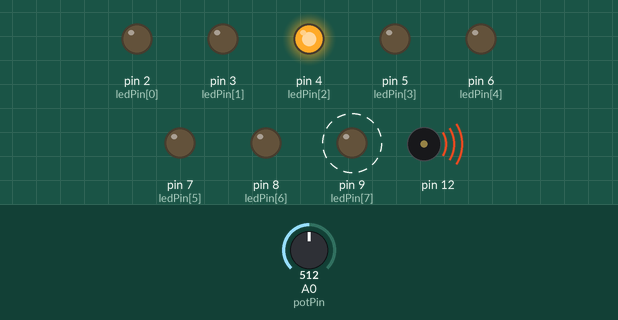
Simulated run of this sketch. Board: Arduino Uno, built with avr-gcc and run on an emulated ATmega328P. Parts: output pins drawn as LEDs (lit = HIGH), buzzer (waves = sounding). Dashed ring = blinking. Inputs (shaded band) come from the test bench; at power-on: A0 (potPin) = 512. What the sketch prints to the serial monitor is not drawn.

Above: at 1.2 s.
1.3 s: A0 (potPin) set to 122
At 1.86 s:
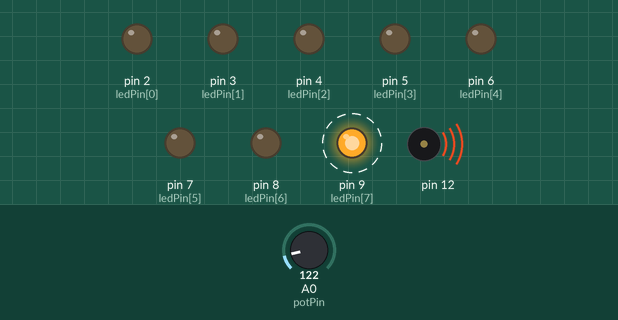
4.3 s: A0 (potPin) set to 0
At 4.69 s:
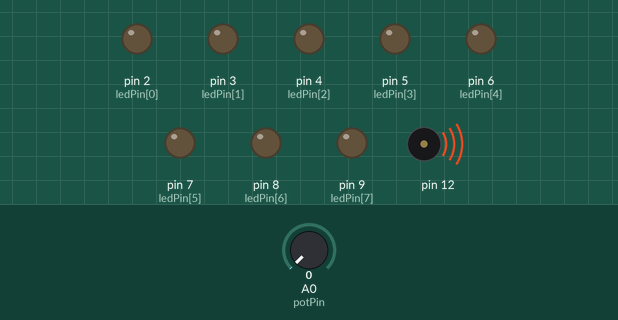
7.3 s: A0 (potPin) set to 306
At 8.09 s:
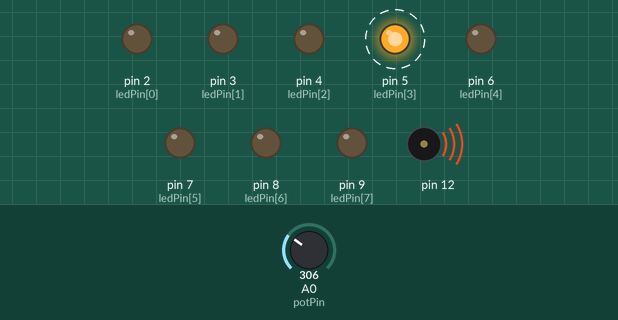
10.3 s: A0 (potPin) set to 117
At 11.44 s:
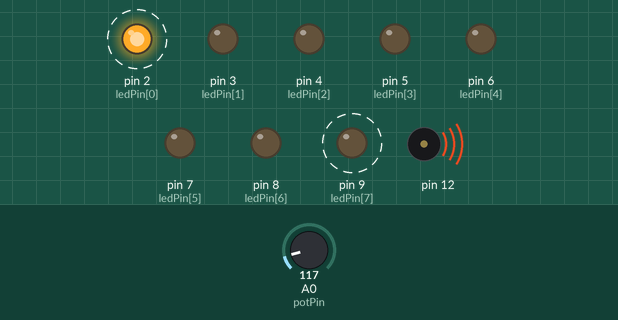
Timing chart, 0 to 14.3 s (numbered marks = the images above; inputs shaded):
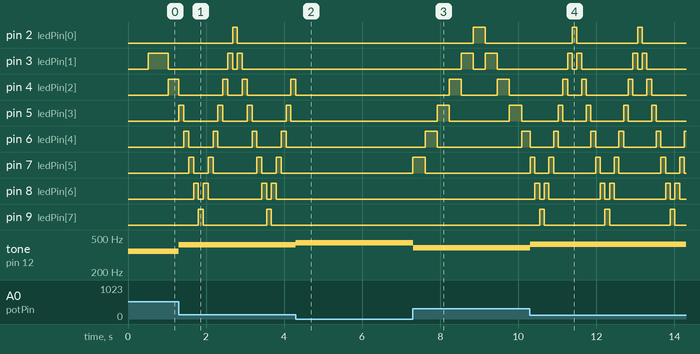

Measured:
- after the input at 1.3 s, pin 2 (ledPin[0]): LOW → HIGH after 1.4 s, → LOW 0.12 s later; pin 3 (ledPin[1]): alternates HIGH for 0.12 s and LOW for 0.12 s, 4 changes in all, then stays LOW, starting after 1.3 s; tone on pin 12: 351 Hz → 419 Hz at once
- after the input at 4.3 s, pin 2 (ledPin[0]), pin 3 (ledPin[1]), pin 5 (ledPin[3]), pin 6 (ledPin[4]), pin 7 (ledPin[5]), pin 8 (ledPin[6]), pin 9 (ledPin[7]): stops changing and stays LOW; pin 4 (ledPin[2]): goes on until 4.3 s, then stays LOW; tone on pin 12: 419 Hz → 440 Hz at once
- after the input at 7.3 s, pin 2 (ledPin[0]): LOW → HIGH after 1.5 s, → LOW 0.31 s later; pin 3 (ledPin[1]): LOW → HIGH after 1.2 s, → LOW 0.31 s later, → HIGH 0.31 s later
- after the input at 10.3 s, tone on pin 12: 387 Hz → 420 Hz at once
- by itself, pin 9 (ledPin[7]): alternates HIGH for 0.12 s and LOW for 1.6 s

The sketch:

Buzzer_Tester.ino
```cpp
int ledNum = 8; //the number of the led you attach
byte ledPin[] = { 2, 3, 4, 5, 6, 7, 8, 9 };    // Create array for LED pins
byte ledVal = 1;
int ledDelay; // delay between changes
bool direction_forward = true;
int currentLED = 0;
unsigned long changeTime;
int potPin = 0;    // select the input pin for the potentiometer

void setup() {
  pinMode(12, OUTPUT);
  for (int x = 0; x < ledNum; x++)
    pinMode(ledPin[x], OUTPUT); // set all pins to output

  changeTime = millis();

  Serial.begin(9600);
}

void loop() {

  // put your main code here, to run repeatedly:
  ledDelay = analogRead(potPin); // read the value from the pot
  Serial.println(ledDelay);
  tone(12, map(ledDelay, 0, 1023, 440, 261));

  if ((millis() - changeTime) > ledDelay) {
       // if it has been ledDelay ms since last change
    changeLED();
    changeTime = millis();
  }
}

void changeLED()
{
  for (int x=0; x < ledNum; x++)
  {   // turn off all LED's
    digitalWrite(ledPin[x], LOW);
  }

  if(direction_forward)
    ledVal <<= 1;
  else
    ledVal >>= 1;

  for (int x=0; x < ledNum; x++)
  {   // turn off all LED's
    digitalWrite(ledPin[x], (ledVal >> x) & 1);
  }

  if(ledVal < 2 || ledVal > 127) {
    direction_forward = !direction_forward;
  }
}
```
